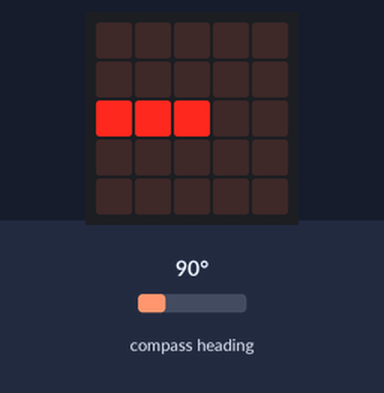
Bench run of a program on a simulated BBC micro:bit running MicroPython. On the bench: the board's 5×5 LED display. Inputs (shaded band) come from the test bench; at power-on: compass heading 90°. The compass is already calibrated.

Above: at 2.2 s.
2.3 s: compass heading set to 7°
At 2.9 s:
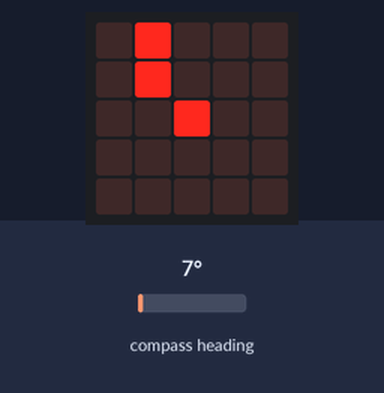
3.8 s: compass heading set to 180°
At 4.3 s:
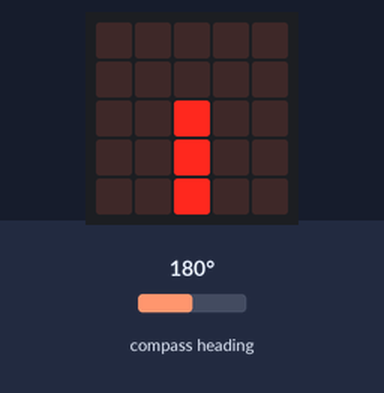
5.3 s: compass heading set to 269°
At 5.6 s:
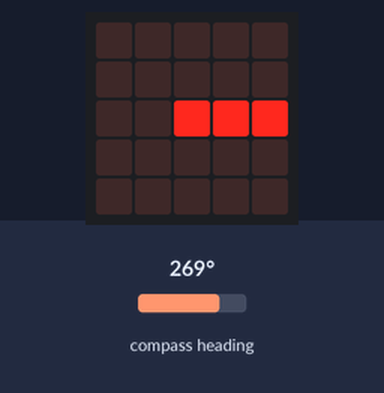
6.8 s: compass heading set to 352°
At 8.0 s:
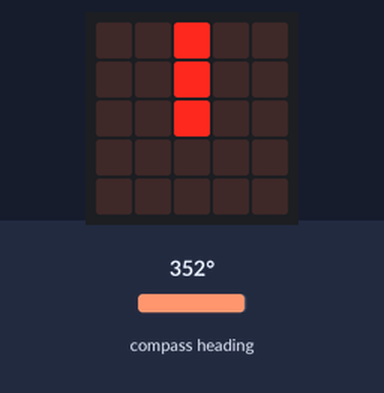
8.3 s: compass heading set to 90°
At 9.5 s:
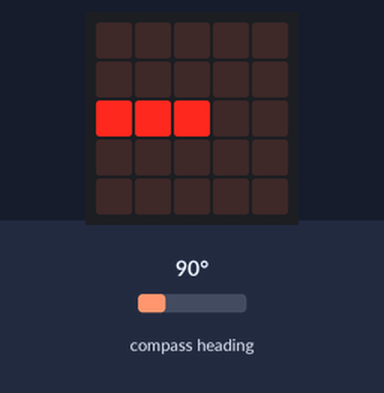
Timing chart, 0 to 10.8 s (numbered marks = the images above; inputs shaded):
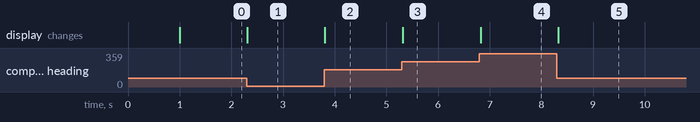

The program:

compass.py
```python
import microbit

if not microbit.compass.is_calibrated():
    microbit.compass.calibrate()

if microbit.compass.is_calibrated():
    microbit.display.show(microbit.Image.HAPPY)
else:
    microbit.display.show(microbit.Image.SAD)

microbit.sleep(1000)

while True:
    angle = microbit.compass.heading()
    point = int((360 - angle) / 30)
    microbit.display.show(microbit.Image.ALL_CLOCKS[point])
    microbit.sleep(100)
```

Measured:
- after the input at 2.3 s, the display: changes at once (image 1)
- after the input at 3.8 s, the display: changes at once (image 2)
- after the input at 5.3 s, the display: changes at once (image 3)
- after the input at 6.8 s, the display: changes at once (image 4)
- after the input at 8.3 s, the display: changes at once (image 5)
